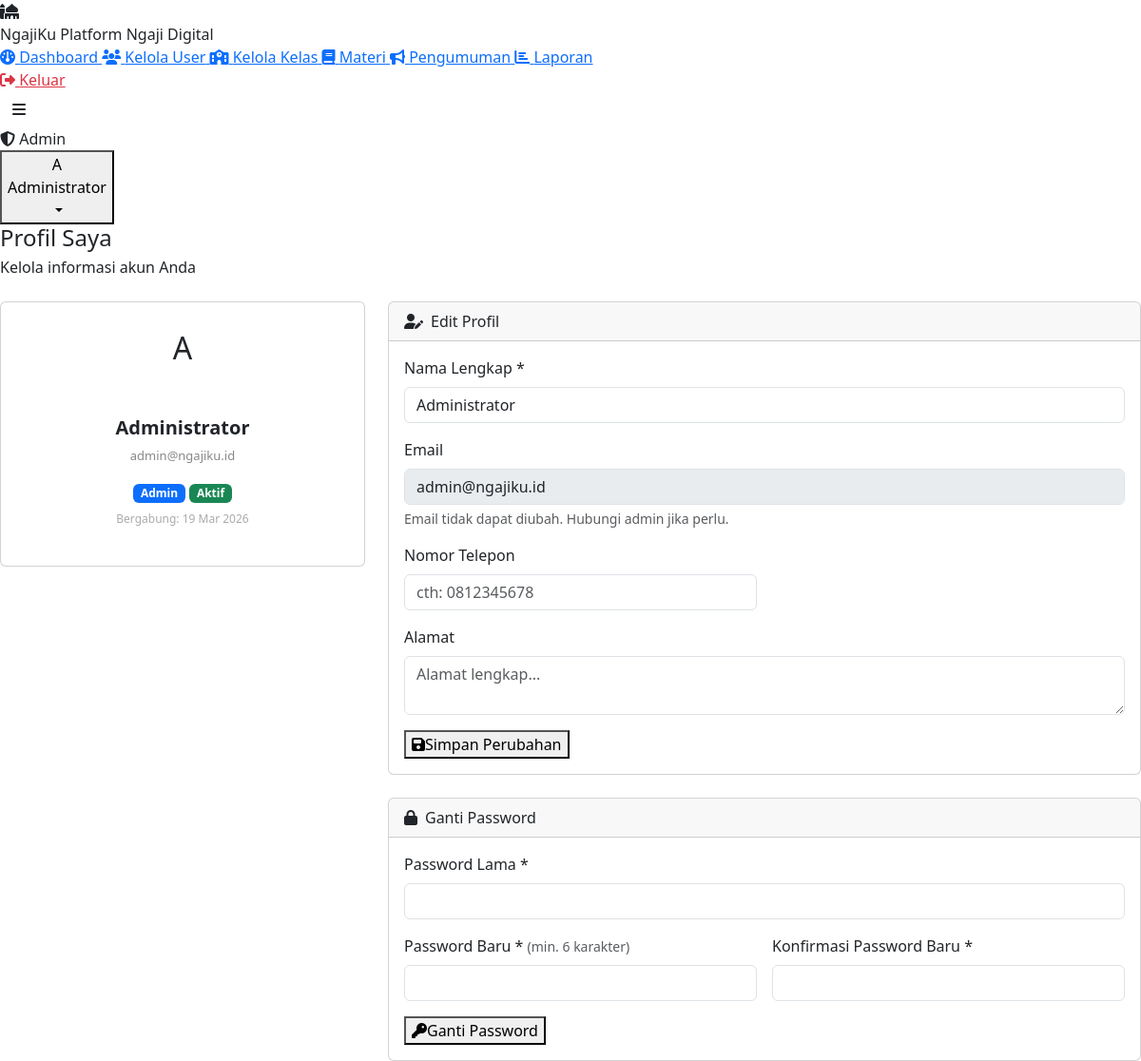
The page /pages/admin/profil.php (signed in) on the database its author committed.
### tables this page shows
CREATE TABLE users (
    id INT AUTO_INCREMENT PRIMARY KEY,
    nama VARCHAR(100) NOT NULL,
    email VARCHAR(100) UNIQUE NOT NULL,
    password VARCHAR(255) NOT NULL,
    role ENUM('admin','ustad','parent','santri') NOT NULL,
    foto VARCHAR(255) DEFAULT NULL,
    telepon VARCHAR(20) DEFAULT NULL,
    alamat TEXT DEFAULT NULL,
    status ENUM('aktif','nonaktif') DEFAULT 'aktif',
    created_at TIMESTAMP DEFAULT CURRENT_TIMESTAMP
);

### pages/admin/profil.php (the view, shortened to what this page needs)
<?php
require_once '../../includes/auth_check.php';
$db   = getDB();
$uid  = $user['id'];
$stmt = $db->prepare("SELECT * FROM users WHERE id=?");
$stmt->execute([$uid]);
$userData = $stmt->fetch();
require_once '../../includes/header.php';
?>
<h4 class="page-title mb-1">Profil Saya</h4>
<p class="page-subtitle mb-4">Kelola informasi akun Anda</p>
<div class="row g-4">
    <div class="col-md-4">
        <div class="card text-center p-4">
            <div class="avatar-circle mx-auto mb-3" style="width:80px;height:80px;font-size:32px">
                <?= avatarInitial($userData['nama']) ?>
            </div>
            <h5 style="font-weight:700"><?= sanitize($userData['nama']) ?></h5>
            <p style="font-size:13px;color:#888"><?= sanitize($userData['email']) ?></p>
            <div class="mb-2">
                <?php
                $roleBadge = ['admin'=>['primary','Admin'],'ustad'=>['success','Ustad'],'parent'=>['warning','Orang Tua'],'santri'=>['info','Santri']];
                $rb = $roleBadge[$userData['role']] ?? ['secondary',ucfirst($userData['role'])];
                ?>
                <span class="badge bg-<?= $rb[0] ?>"><?= $rb[1] ?></span>
                <?= getStatusBadge($userData['status']) ?>
            </div>
            <p style="font-size:12px;color:#aaa">Bergabung: <?= formatTanggal($userData['created_at']) ?></p>
        </div>
    </div>
    <div class="col-md-8">
        <div class="card mb-4">
            <div class="card-header"><i class="fas fa-user-pen me-2"></i>Edit Profil</div>
            <div class="card-body">
                <form method="POST">
                    <div class="row g-3">
                        <div class="col-12">
                            <label class="form-label">Nama Lengkap *</label>
                            <input type="text" name="nama" class="form-control"
                                value="<?= sanitize($userData['nama']) ?>" required>
                        </div>
                        <div class="col-12">
                            <label class="form-label">Email</label>
                            <input type="email" class="form-control"
                                value="<?= sanitize($userData['email']) ?>" disabled>
                            <div class="form-text">Email tidak dapat diubah. Hubungi admin jika perlu.</div>
                        </div>
                        <div class="col-md-6">
                            <label class="form-label">Nomor Telepon</label>
                            <input type="text" name="telepon" class="form-control"
                                value="<?= sanitize($userData['telepon'] ?? '') ?>"
                                placeholder="cth: 0812345678">
                        </div>
                        <div class="col-md-6"></div>
                        <div class="col-12">
                            <label class="form-label">Alamat</label>
                            <textarea name="alamat" class="form-control" rows="2"
                                placeholder="Alamat lengkap..."><?= sanitize($userData['alamat'] ?? '') ?></textarea>
                        </div>
                        <div class="col-12">
                            <button type="submit" class="btn-primary-green">
                                <i class="fas fa-save"></i>Simpan Perubahan
                            </button>
                        </div>
                    </div>
                </form>
            </div>
        </div>
        <div class="card">
            <div class="card-header"><i class="fas fa-lock me-2"></i>Ganti Password</div>
            <div class="card-body">
                <form method="POST">
                    <div class="row g-3">
                        <div class="col-12">
                            <label class="form-label">Password Lama *</label>
                            <input type="password" name="password_lama" class="form-control" required>
                        </div>
                        <div class="col-md-6">
                            <label class="form-label">Password Baru * <small class="text-muted">(min. 6 karakter)</small></label>
                            <input type="password" name="password_baru" class="form-control" required minlength="6">
                        </div>
                        <div class="col-md-6">
                            <label class="form-label">Konfirmasi Password Baru *</label>
                            <input type="password" name="konfirmasi" class="form-control" required>
                        </div>
                        <div class="col-12">
                            <button type="submit" class="btn-outline-green">
                                <i class="fas fa-key"></i>Ganti Password
                            </button>
                        </div>
                    </div>
                </form>
            </div>
        </div>
    </div>
</div>
<?php require_once '../../includes/footer.php'; ?>

### includes/header.php (shortened to what this page needs)
<?php
$user = currentUser();
?>
<!DOCTYPE html>
<html lang="id">
<head>
    <link href="https://cdn.jsdelivr.net/npm/bootstrap@5.3.2/dist/css/bootstrap.min.css" rel="stylesheet">
    <link href="https://cdnjs.cloudflare.com/ajax/libs/font-awesome/6.5.0/css/all.min.css" rel="stylesheet">
    <link href="<?= SITE_URL ?>/assets/css/style.css" rel="stylesheet">
</head>
<body>
<div class="sidebar" id="sidebar">
    <div class="sidebar-brand">
        <div class="brand-icon">
            <i class="fas fa-mosque"></i>
        </div>
        <div class="brand-text">
            <span class="brand-name"><?= SITE_NAME ?></span>
            <span class="brand-tagline">Platform Ngaji Digital</span>
        </div>
    </div>
    <nav class="sidebar-nav">
        <?php
        $role = $user['role'];
        $base = SITE_URL . '/pages/' . $role;
        $currentPage = basename($_SERVER['PHP_SELF']);
        $menus = [];
        if ($role === 'admin') {
            $menus = [
                ['icon'=>'fa-gauge',      'label'=>'Dashboard',     'url'=>$base.'/dashboard.php'],
                ['icon'=>'fa-users',       'label'=>'Kelola User',   'url'=>$base.'/users.php'],
                ['icon'=>'fa-school',      'label'=>'Kelola Kelas',  'url'=>$base.'/kelas.php'],
                ['icon'=>'fa-book',        'label'=>'Materi',        'url'=>$base.'/materi.php'],
                ['icon'=>'fa-bullhorn',    'label'=>'Pengumuman',    'url'=>$base.'/pengumuman.php'],
                ['icon'=>'fa-chart-bar',   'label'=>'Laporan',       'url'=>$base.'/laporan.php'],
            ];
        }
        foreach ($menus as $menu):
            $active = (basename($menu['url']) === $currentPage) ? 'active' : '';
        ?>
        <a href="<?= $menu['url'] ?>" class="nav-item <?= $active ?>">
            <i class="fas <?= $menu['icon'] ?> nav-icon"></i>
            <span><?= $menu['label'] ?></span>
        </a>
        <?php endforeach; ?>
    </nav>
    <div class="sidebar-footer">
        <a href="<?= SITE_URL ?>/logout.php" class="nav-item text-danger">
            <i class="fas fa-right-from-bracket nav-icon"></i>
            <span>Keluar</span>
        </a>
    </div>
</div>
<div class="main-wrapper">
    <header class="topbar">
        <button class="btn btn-icon sidebar-toggle" id="sidebarToggle">
            <i class="fas fa-bars"></i>
        </button>
        <div class="topbar-right">
            <div class="role-badge role-<?= $role ?>">
                <i class="fas fa-<?= ['admin'=>'shield-halved','ustad'=>'chalkboard-user','parent'=>'user-tie','santri'=>'user-graduate'][$role] ?>"></i>
                <?= ucfirst($role) ?>
            </div>
            <div class="user-menu dropdown">
                <button class="user-avatar-btn dropdown-toggle" data-bs-toggle="dropdown">
                    <div class="avatar-circle">
                        <?= avatarInitial($user['nama']) ?>
                    </div>
                    <div class="user-info">
                        <span class="user-name"><?= sanitize($user['nama']) ?></span>
                    </div>
                </button>
            </div>
        </div>
    </header>
    <main class="page-content">

### includes/functions.php (shortened to what this page needs)
<?php
function sanitize(string $input): string {
    return htmlspecialchars(strip_tags(trim($input)), ENT_QUOTES, 'UTF-8');
}
function currentUser(): ?array {
    return $_SESSION['user'] ?? null;
}
function formatTanggal(string $tanggal, string $format = 'd M Y'): string {
    $bulan = [
        '01'=>'Jan','02'=>'Feb','03'=>'Mar','04'=>'Apr',
        '05'=>'Mei','06'=>'Jun','07'=>'Jul','08'=>'Agu',
        '09'=>'Sep','10'=>'Okt','11'=>'Nov','12'=>'Des'
    ];
    $dt = date($format, strtotime($tanggal));
    foreach ($bulan as $en => $id) {
        $dt = str_replace(date('M', mktime(0,0,0,(int)$en,1)), $id, $dt);
    }
    return $dt;
}
function avatarInitial(string $nama): string {
    $parts = explode(' ', trim($nama));
    $initials = strtoupper(substr($parts[0], 0, 1));
    return $initials;
}
function getStatusBadge(string $status): string {
    $map = [
        'hadir'  => ['success', 'Hadir'],
        'izin'   => ['info',    'Izin'],
        'sakit'  => ['warning', 'Sakit'],
        'alpha'  => ['danger',  'Alpha'],
        'aktif'  => ['success', 'Aktif'],
        'nonaktif' => ['secondary', 'Non-aktif'],
    ];
    $s = $map[$status] ?? ['secondary', ucfirst($status)];
    return '<span class="badge bg-' . $s[0] . '">' . $s[1] . '</span>';
}

### rows shown on the page
users: role "Admin", nama "A", nama "Administrator", email "admin@ngajiku.id", status "Aktif", created_at "19 Mar 2026"

### other values the page prints
SITE_NAME "NgajiKu"
$menu['label'] "Dashboard"
$menu['label'] "Kelola User"
$menu['label'] "Kelola Kelas"
$menu['label'] "Materi"
$menu['label'] "Pengumuman"
$menu['label'] "Laporan"
